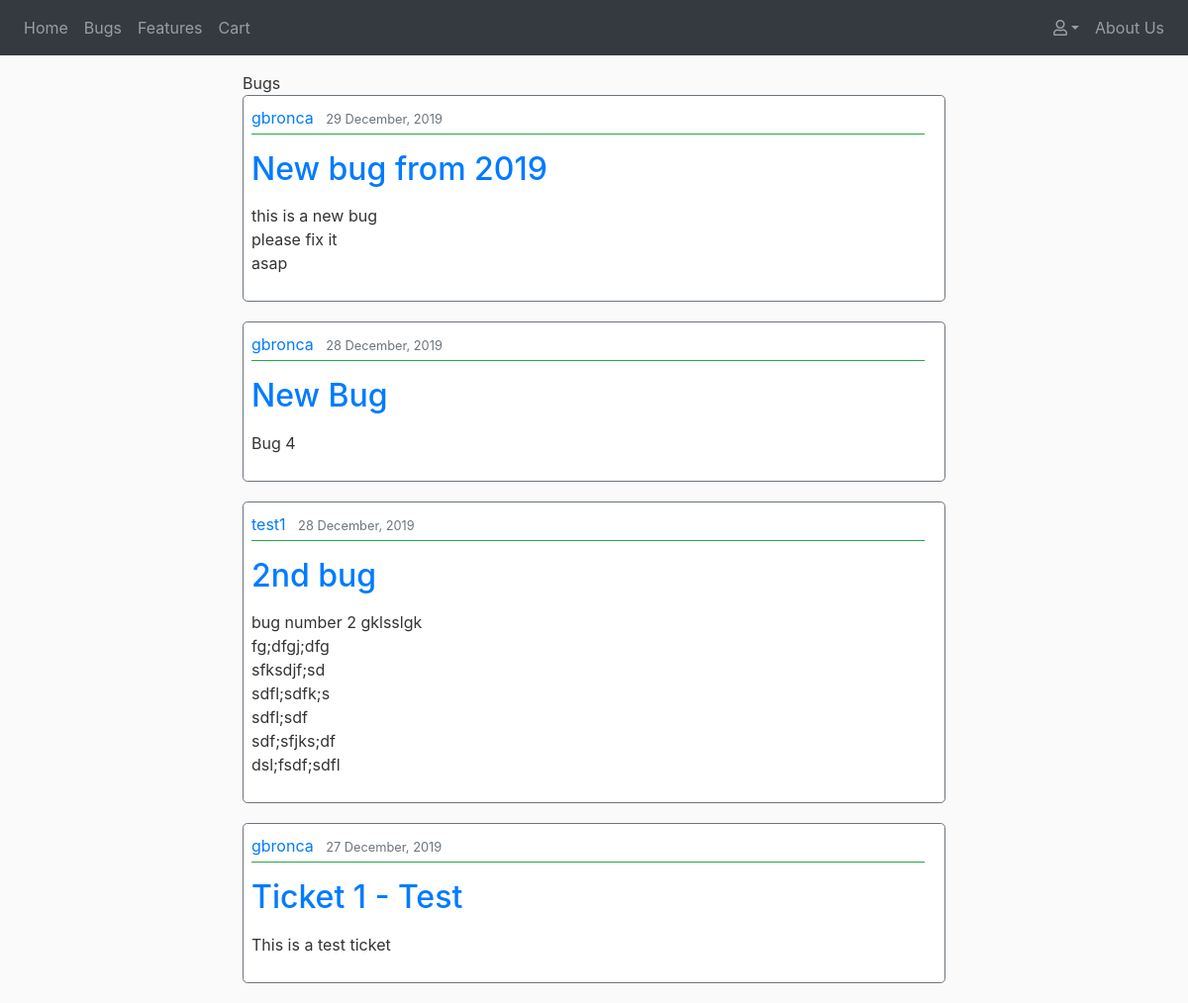
/tickets/bugs/, run on the app's committed database.
### tickets/models.py (models this page shows, shortened)
class Ticket(models.Model):
    STATUS = (
        ('In Progress', 'In Progress'),
        ('Completed', 'Completed'),
        ('Pending', 'Pending')
    )
    ISSUE = (
        ('Bug', 'Bug'),
        ('Feature', 'Feature')
    )
    title = models.CharField(max_length=75)
    description = models.TextField()
    date_posted = models.DateTimeField(default=timezone.now)
    username = models.ForeignKey(User, on_delete=models.CASCADE)
    status = models.CharField(max_length=20, choices=STATUS,default='Pending')
    issue = models.CharField(max_length=20, choices=ISSUE, default='Bug')
    upvotes = models.PositiveIntegerField(default=0)
    views = models.PositiveIntegerField(default=0)

### tickets/views.py (the view)
# urls.py: path('bugs/', views.BugListView.as_view(template_name='tickets/tickets.html'), name='bugs'),
class BugListView(ListView):
    paginate_by = 5
    model = Ticket
    def get_queryset(self, *args, **kwargs):
        return Ticket.objects.filter(issue='Bug').order_by('-date_posted')
    def get_context_data(self, **kwargs):
        context = super().get_context_data(**kwargs)
        context['type'] = 'Bugs'
        is_paginated = True
        return context

### tickets/templates/tickets/tickets.html (shortened to what this page needs)
{% extends 'base.html' %}
{% block content %}
    <div class="col-12 col-sm-10 col-lg-8 mx-auto mt-3">
        {{ type }}
        {% for ticket in object_list %}
            <article class="border border-secondary rounded-lg pl-2 content-area">
                <div class="">
                    <div class="pb-1 mb-3 border-bottom border-success">
                        {% if type == 'Bugs' %}
                            <a class="mr-2" href="{% url 'tickets:user_bugs' ticket.username.username %}">{{ ticket.username }}</a>
                        {% elif type == 'Features' %}
                            <a class="mr-2" href="{% url 'tickets:user_features' ticket.username.username %}">{{ ticket.username }}</a>
                        {% endif %}
                        <small class="text-muted">{{ ticket.date_posted|date:"d F, Y" }}</small>
                    </div>
                    <h2><a class="" href="{% url 'tickets:detail' ticket.id %}">{{ ticket.title }}</a></h2>
                    <p class="">{{ ticket.description|linebreaks|truncatechars_html:200 }}</p>
                </div>
            </article>
        {% endfor %}
    </div>
{% endblock %}

### static/css/style.css (style rules this page uses)
body { background: #fafafa; color: #333333; }
.content-area { background: #ffffff; padding: 10px 20px; margin-bottom: 20px; }

### data on the page
Ticket: username "gbronca", date_posted "29 December, 2019", title "New bug from 2019", description "this is a new bug please fix it asap"
Ticket: username "gbronca", date_posted "28 December, 2019", title "New Bug", description "Bug 4"
Ticket: username "test1", date_posted "28 December, 2019", title "2nd bug", description "bug number 2 gklsslgk fg;dfgj;dfg sfksdjf;sd sdfl;sdfk;s sdfl;sdf sdf;sfjks;df dsl;fsdf;sdfl"
Ticket: username "gbronca", date_posted "27 December, 2019", title "Ticket 1 - Test", description "This is a test ticket"

### other printed values
{{ type }} "Bugs"
